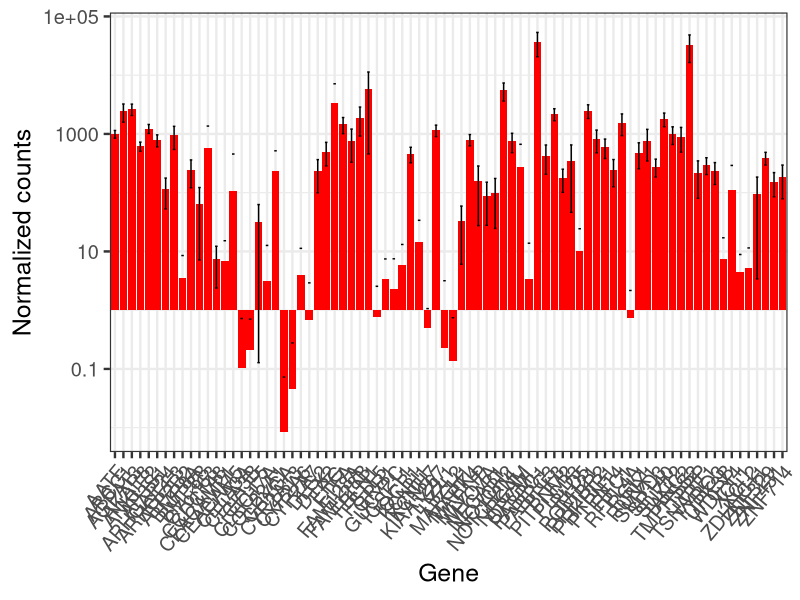

Write the R code that produced this figure.
#!/usr/bin/env  Rscript

NotFancy <- function(l) {
 l <- format(l, scientific = FALSE)
 parse(text=l)
}

library(ggplot2)
theme_set(theme_bw(base_size = 18))

data = read.table("counts.txt", header = T)

pdf("expression.pdf", width = 20)
p = ggplot(data, aes(x = factor(Gene), y = Mean))
p = p + geom_bar(stat = "identity", position = "dodge", fill = "red")
p = p + geom_errorbar(aes(ymin=Mean-SD, ymax=Mean+SD), width=.3)
p = p + theme(axis.text.x = element_text(angle = 50, hjust = 1))
p = p + scale_y_log10(labels = NotFancy)
p = p + labs(x = "Gene", y = "Normalized counts")
print(p)
dev.off()


